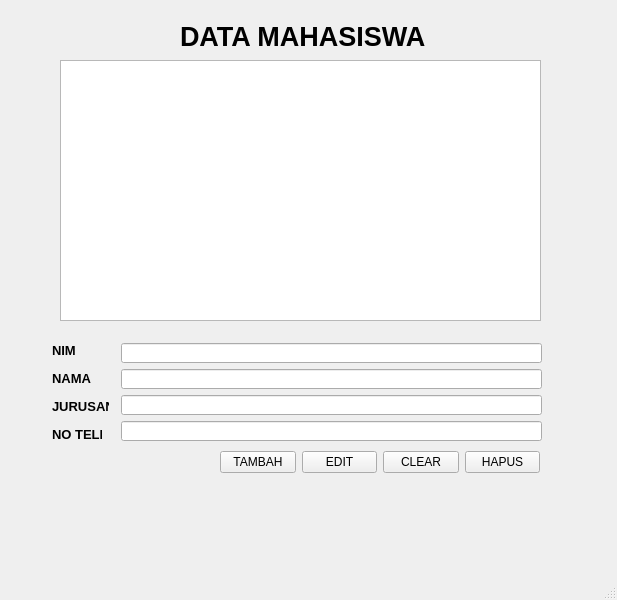
<?xml version="1.0" encoding="UTF-8"?>
<ui version="4.0">
 <class>MainWindow</class>
 <widget class="QMainWindow" name="MainWindow">
  <property name="geometry">
   <rect>
    <x>0</x>
    <y>0</y>
    <width>617</width>
    <height>600</height>
   </rect>
  </property>
  <property name="windowTitle">
   <string>MainWindow</string>
  </property>
  <widget class="QWidget" name="centralwidget">
   <widget class="QLabel" name="label">
    <property name="geometry">
     <rect>
      <x>180</x>
      <y>20</y>
      <width>255</width>
      <height>33</height>
     </rect>
    </property>
    <property name="font">
     <font>
      <pointsize>20</pointsize>
      <weight>75</weight>
      <bold>true</bold>
     </font>
    </property>
    <property name="text">
     <string>DATA MAHASISWA</string>
    </property>
   </widget>
   <widget class="QTableWidget" name="tableWidget">
    <property name="geometry">
     <rect>
      <x>60</x>
      <y>60</y>
      <width>481</width>
      <height>261</height>
     </rect>
    </property>
   </widget>
   <widget class="QLabel" name="label_2">
    <property name="geometry">
     <rect>
      <x>52</x>
      <y>342</y>
      <width>24</width>
      <height>16</height>
     </rect>
    </property>
    <property name="font">
     <font>
      <pointsize>10</pointsize>
      <weight>75</weight>
      <bold>true</bold>
     </font>
    </property>
    <property name="text">
     <string>NIM</string>
    </property>
   </widget>
   <widget class="QLabel" name="label_3">
    <property name="geometry">
     <rect>
      <x>52</x>
      <y>370</y>
      <width>39</width>
      <height>16</height>
     </rect>
    </property>
    <property name="font">
     <font>
      <pointsize>10</pointsize>
      <weight>75</weight>
      <bold>true</bold>
     </font>
    </property>
    <property name="text">
     <string>NAMA</string>
    </property>
   </widget>
   <widget class="QLabel" name="label_4">
    <property name="geometry">
     <rect>
      <x>52</x>
      <y>398</y>
      <width>57</width>
      <height>16</height>
     </rect>
    </property>
    <property name="font">
     <font>
      <pointsize>10</pointsize>
      <weight>75</weight>
      <bold>true</bold>
     </font>
    </property>
    <property name="text">
     <string>JURUSAN</string>
    </property>
   </widget>
   <widget class="QLabel" name="label_5">
    <property name="geometry">
     <rect>
      <x>52</x>
      <y>426</y>
      <width>50</width>
      <height>16</height>
     </rect>
    </property>
    <property name="font">
     <font>
      <pointsize>10</pointsize>
      <weight>75</weight>
      <bold>true</bold>
     </font>
    </property>
    <property name="text">
     <string>NO TELP</string>
    </property>
   </widget>
   <widget class="QLineEdit" name="lineEdit">
    <property name="geometry">
     <rect>
      <x>121</x>
      <y>343</y>
      <width>421</width>
      <height>20</height>
     </rect>
    </property>
   </widget>
   <widget class="QLineEdit" name="lineEdit_2">
    <property name="geometry">
     <rect>
      <x>121</x>
      <y>369</y>
      <width>421</width>
      <height>20</height>
     </rect>
    </property>
   </widget>
   <widget class="QLineEdit" name="lineEdit_3">
    <property name="geometry">
     <rect>
      <x>121</x>
      <y>395</y>
      <width>421</width>
      <height>20</height>
     </rect>
    </property>
   </widget>
   <widget class="QLineEdit" name="lineEdit_4">
    <property name="geometry">
     <rect>
      <x>121</x>
      <y>421</y>
      <width>421</width>
      <height>20</height>
     </rect>
    </property>
   </widget>
   <widget class="QWidget" name="">
    <property name="geometry">
     <rect>
      <x>220</x>
      <y>450</y>
      <width>320</width>
      <height>25</height>
     </rect>
    </property>
    <layout class="QHBoxLayout" name="horizontalLayout">
     <item>
      <widget class="QPushButton" name="pushButton">
       <property name="text">
        <string>TAMBAH</string>
       </property>
      </widget>
     </item>
     <item>
      <widget class="QPushButton" name="pushButton_2">
       <property name="text">
        <string>EDIT</string>
       </property>
      </widget>
     </item>
     <item>
      <widget class="QPushButton" name="pushButton_3">
       <property name="text">
        <string>CLEAR</string>
       </property>
      </widget>
     </item>
     <item>
      <widget class="QPushButton" name="pushButton_4">
       <property name="text">
        <string>HAPUS</string>
       </property>
      </widget>
     </item>
    </layout>
   </widget>
  </widget>
  <widget class="QMenuBar" name="menubar">
   <property name="geometry">
    <rect>
     <x>0</x>
     <y>0</y>
     <width>617</width>
     <height>21</height>
    </rect>
   </property>
  </widget>
  <widget class="QStatusBar" name="statusbar"/>
 </widget>
 <resources/>
 <connections/>
</ui>
